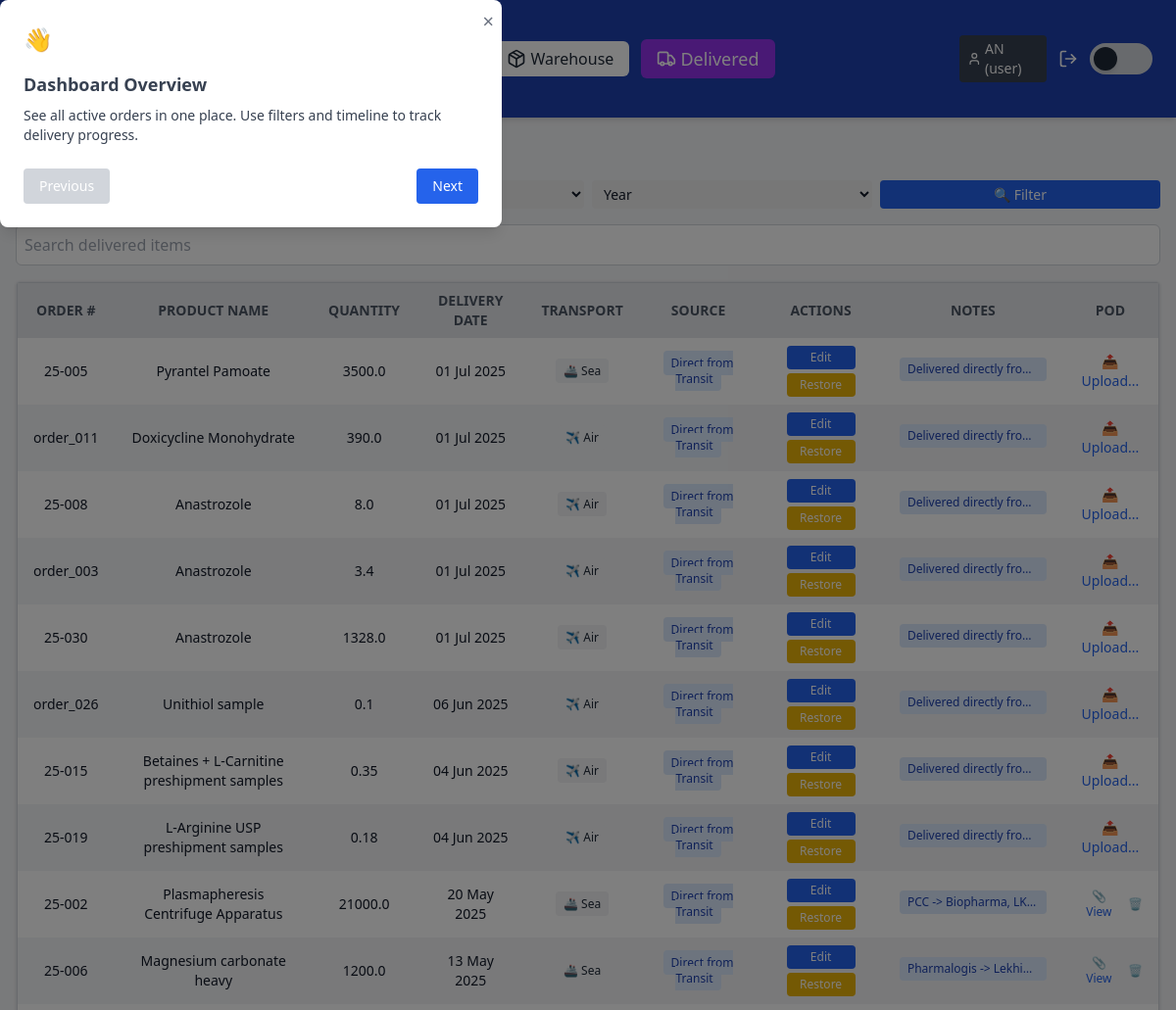
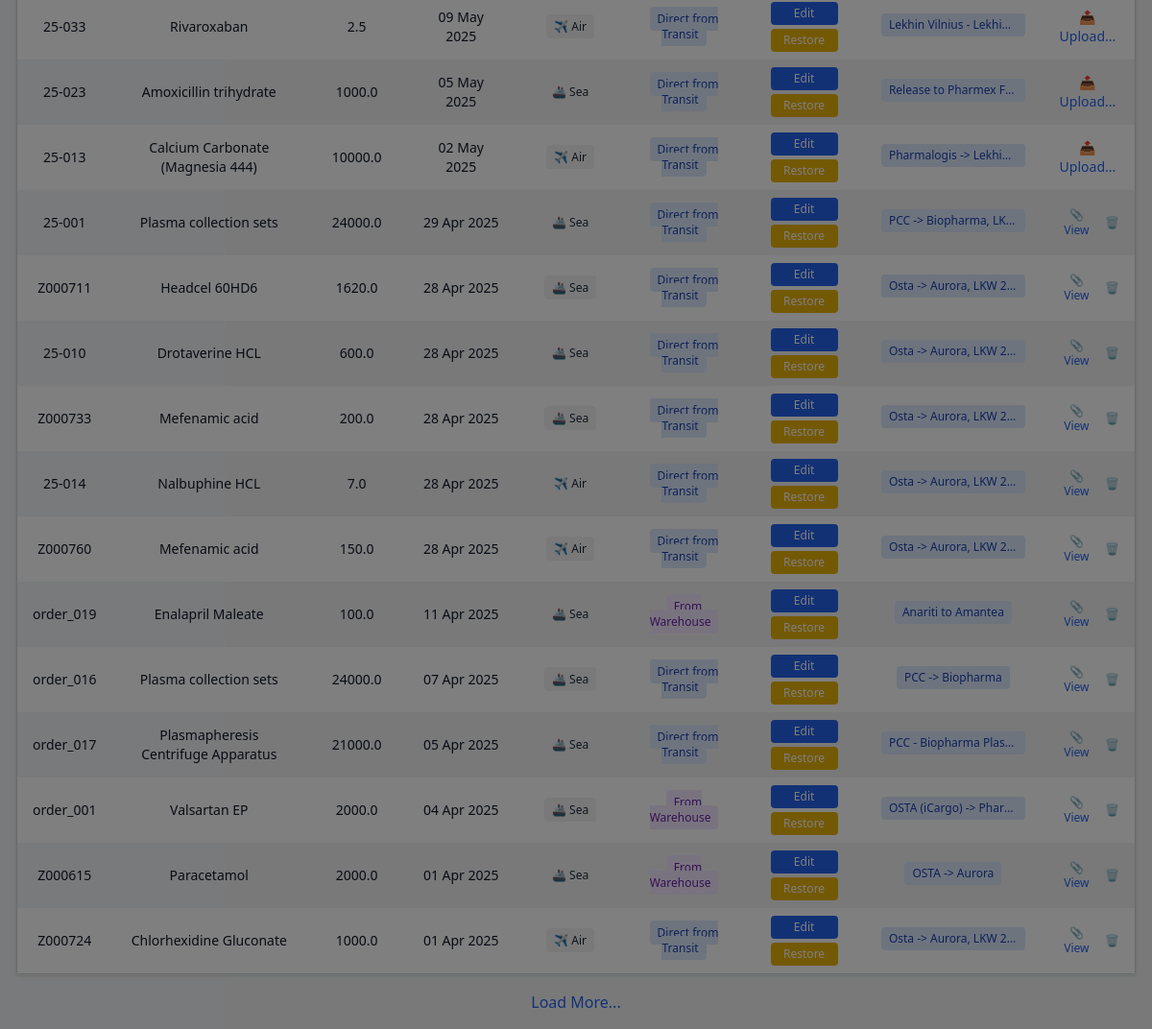
/delivered (signed in), run on the app's committed database (2 pictures, top to bottom).
### app/models.py (models this page shows, shortened)
class User(db.Model):
    id = db.Column(db.Integer, primary_key=True)
    username = db.Column(db.String(100), unique=True, nullable=False)
    password_hash = db.Column(db.String(128))
    role = db.Column(db.String(50), default='user')

class DeliveredGoods(db.Model):
    id = db.Column(db.Integer, primary_key=True)
    user_id = db.Column(db.Integer, db.ForeignKey('user.id'), nullable=False)
    order_number = db.Column(db.String(50), nullable=False)
    product_name = db.Column(db.String(100), nullable=False)
    quantity = db.Column(db.String(50), nullable=False)
    delivery_source = db.Column(db.String(50), nullable=False)
    delivery_date = db.Column(db.String(10), nullable=False)
    transport = db.Column(db.String(20))
    notes = db.Column(db.String(120))
    pod_filename = db.Column(db.String(120))
    warehouse_address = db.Column(db.String(255))
    client = db.Column(db.String(255))
    pos_no = db.Column(db.String(50))
    customer_ref = db.Column(db.String(50))

### app/routes/delivered_routes.py (the view)
@delivered_bp.route('/delivered')
@login_required
def delivered():
    page = request.args.get('page', 1, type=int)
    per_page = 25
    query = DeliveredGoods.query
    if not can_view_all(current_user.role):
        query = query.filter_by(user_id=current_user.id)
    client = request.args.get('client')
    transport = request.args.get('transport')
    month = request.args.get('month')
    year = request.args.get('year')
    if client:
        query = query.filter(DeliveredGoods.client == client)
    if transport:
        query = query.filter(DeliveredGoods.transport == transport)
    if month and year:
        query = query.filter(DeliveredGoods.delivery_date.like(f"{year}-{month.zfill(2)}-%"))
    query = query.order_by(DeliveredGoods.delivery_date.desc())
    pagination = query.paginate(page=page, per_page=per_page)
    reported_order_numbers = {
        ws.order_number
        for ws in WarehouseStock.query.join(StockReportEntry, WarehouseStock.id == StockReportEntry.related_order_id)
    }
    client_names = [r[0] for r in db.session.query(DeliveredGoods.client).distinct().all() if r[0]]
    return render_template(
        'delivered.html',
        delivered_items=pagination.items,
        pagination=pagination,
        reported_order_numbers=reported_order_numbers,
        client_names=client_names
    )

### app/roles.py (called while the page is built)
def can_view_all(role):
    return ROLE_PERMISSIONS.get(role, {}).get('can_view_all', False)

### app/routes/__init__.py (called while the page is built)
def inject_globals():
    return dict(current_user=current_user, current_path=request.path)

### app/templates/delivered.html (shortened to what this page needs)
<!DOCTYPE html>
<html lang="en">
<head>
    <script src="https://cdn.tailwindcss.com"></script>
</head>
<body class="flex flex-col h-screen bg-gray-100 dark:bg-gray-900 text-gray-900 dark:text-gray-100">
    {% include '_navbar.html' %}
    <main class="flex flex-col h-full overflow-hidden p-4">
        <h2 class="text-2xl font-bold mb-4">🚚 Delivered Goods</h2>
        <form method="GET" class="grid grid-cols-2 sm:grid-cols-4 gap-2 mb-4 text-sm">
            <select name="year" class="rounded px-2 py-1 dark:bg-gray-800">
                <option value="">Year</option>
            </select>
            <button type="submit"
                class="col-span-2 sm:col-span-1 bg-blue-600 text-white px-3 py-1 rounded hover:bg-blue-700">🔍
                Filter</button>
        </form>
        <div class="mb-4">
            <input type="text" id="search-delivered" placeholder="Search delivered items"
                class="w-full p-2 rounded-md border border-gray-300 focus:outline-none focus:ring-2 focus:ring-blue-400 bg-white dark:bg-gray-800 dark:border-gray-600 dark:text-gray-200" />
        </div>
        <div class="flex-1 overflow-y-auto border rounded shadow w-full">
            <table id="delivered-table"
                class="w-full table-auto bg-white dark:bg-gray-900 border border-gray-300 dark:border-gray-700 text-sm">
                <thead class="sticky top-0 z-10 bg-gray-200 dark:bg-gray-800">
                    <tr class="text-center text-xs sm:text-sm text-gray-600 dark:text-gray-300 uppercase">
                        <th class="px-4 py-2 cursor-pointer" data-sort="order_number">Order # </th>
                        <th class="px-4 py-2 cursor-pointer" data-sort="product_name">Product Name </th>
                        <th class="px-4 py-2 cursor-pointer" data-sort="quantity">Quantity </th>
                        <th class="px-4 py-2 cursor-pointer" data-sort="delivery_date">Delivery Date </th>
                        <th class="px-4 py-2 cursor-pointer" data-sort="transport">Transport </th>
                        <th class="px-4 py-2">Source</th>
                        <th class="px-4 py-2">Actions</th>
                        <th class="px-4 py-2">Notes</th>
                        <th class="px-4 py-2">POD</th>
                    </tr>
                </thead>
                <tbody>
                    {% for item in delivered_items %}
                    <tr
                        class="text-center even:bg-gray-100 dark:even:bg-gray-800 hover:bg-blue-50 dark:hover:bg-gray-700">
                        <td class="px-4 py-2">{{ item.order_number }}</td>
                        <td class="px-4 py-2">{{ item.product_name }}</td>
                        <td class="px-4 py-2">{{ item.quantity }}</td>
                        <td class="px-4 py-2" data-key="delivery_date" data-sort-value="{{ item.delivery_date }}">
                            {{ item.delivery_date | format_date }}
                        </td>
                        <td class="px-4 py-2 text-xs">
                            {% if item.transport == 'air' %}<span class="bg-gray-100 text-gray-800 px-2 py-1 rounded">✈️
                                Air</span>
                            {% elif item.transport == 'sea' %}<span
                                class="bg-gray-100 text-gray-800 px-2 py-1 rounded">🚢 Sea</span>
                            {% elif item.transport == 'truck' %}<span
                                class="bg-gray-100 text-gray-800 px-2 py-1 rounded">🚚 Truck</span>
                            {% else %}—{% endif %}
                        </td>
                        <td class="px-4 py-2 text-xs">
                            {% if item.delivery_source == 'Direct from Transit' %}<span
                                class="bg-blue-100 text-blue-800 px-2 py-1 rounded">Direct from Transit</span>
                            {% elif item.delivery_source == 'From Warehouse' %}<span
                                class="bg-purple-100 text-purple-800 px-2 py-1 rounded">From Warehouse</span>
                            {% else %}<span class="bg-gray-100 text-gray-800 px-2 py-1 rounded">—</span>
                            {% endif %}
                        </td>
                        <td class="px-4 py-2 space-y-1">
                            {% if current_user.role != 'superuser' %}
                            <a href="{{ url_for('delivered.edit_delivered', item_id=item.id) }}"
                                class="inline-block bg-blue-600 hover:bg-blue-700 text-white px-3 py-1 text-xs rounded min-w-[70px]">Edit</a>
                            <form method="POST"
                                action="{{ url_for('restore.restore_from_delivered', item_id=item.id) }}"
                                class="inline">
                                <button type="submit"
                                    class="bg-yellow-500 hover:bg-yellow-600 text-white px-3 py-1 text-xs rounded min-w-[70px] mt-1">Restore</button>
                            </form>
                            {% endif %}
                        </td>
                        <td class="px-4 py-2">
                            {% if item.notes %}
                            <span title="{{ item.notes }}"
                                class="bg-blue-100 text-blue-800 text-xs px-2 py-1 rounded whitespace-nowrap max-w-[150px] overflow-hidden text-ellipsis inline-block">
                                {{ item.notes[:30] }}{% if item.notes|length > 30 %}...{% endif %}
                            </span>
                            {% else %}—{% endif %}
                        </td>
                        <td class="px-4 py-2 text-xs text-center">
                            {% if current_user.role != 'superuser' %}
                            {% if item.pod_filename %}
                            <div class="flex items-center justify-center space-x-2">
                                <a href="{{ url_for('upload.view_pod', filename=item.pod_filename) }}" target="_blank"
                                    class="text-blue-600 hover:underline">📎 View</a>
                                <form method="POST" action="{{ url_for('upload.delete_pod', item_id=item.id) }}">
                                    <button type="submit" class="text-red-500 hover:underline"
                                        title="Delete POD">🗑️</button>
                                </form>
                            </div>
                            {% else %}
                            <form method="POST" action="{{ url_for('upload.upload_pod', item_id=item.id) }}"
                                enctype="multipart/form-data" class="flex flex-col items-center space-y-1">
                                <label for="pod-{{ item.id }}"
                                    class="cursor-pointer text-blue-600 text-sm hover:underline relative">📤
                                    Upload...</label>
                            </form>
                            {% endif %}
                            {% endif %}
                        </td>
                    </tr>
                    {% endfor %}
                </tbody>
            </table>
        </div>
        {% set args = request.args.to_dict() if request.args else {} %}
        {% set filtered_args = args.copy() %}
        {% if 'page' in filtered_args %}{% set _ = filtered_args.pop('page') %}{% endif %}
        <a href="{{ url_for('delivered.delivered', page=pagination.next_num, **filtered_args) }}"
            class="block mt-4 text-center text-blue-600 hover:underline font-medium">
            Load More...
        </a>
    </main>
</body>
</html>

### app/templates/_navbar.html (shortened to what this page needs)
<header
  class="sticky top-0 z-50 flex justify-between items-center px-4 sm:px-6 py-2 sm:py-3 bg-blue-800 text-white shadow-md">
  <div class="flex items-center space-x-3">
    <h1 class="text-base sm:text-2xl font-semibold">Supply Tracker Dashboard</h1>
    <a href="{{ url_for('onboarding.show_onboarding') }}"
      class="ml-4 px-3 py-1.5 bg-blue-600 text-white text-sm rounded hover:bg-blue-700 transition flex items-center gap-1">
    </a>
  </div>
  <div class="flex items-center space-x-2 sm:space-x-3">
    <a href="{{ url_for('dashboard.dashboard') }}" class="px-4 py-1.5 rounded-md font-medium transition-all duration-200 flex items-center gap-1
       {{ 'bg-yellow-500 text-white text-lg font-bold' if current_path.startswith(url_for('dashboard.dashboard')) else 'bg-white text-gray-800 dark:bg-gray-700 dark:text-white' }}
       hover:bg-opacity-80 hover:shadow-md">
    </a>
    <a href="{{ url_for('warehouse.warehouse') }}" class="px-4 py-1.5 rounded-md font-medium transition-all duration-200 flex items-center gap-1
       {{ 'bg-blue-600 text-white text-lg font-bold' if current_path.startswith(url_for('warehouse.warehouse')) else 'bg-white text-gray-800 dark:bg-gray-700 dark:text-white' }}
       hover:bg-opacity-80 hover:shadow-md">
      <i data-lucide="package" class="w-5 h-5"></i>
      Warehouse
    </a>
    <a href="{{ url_for('delivered.delivered') }}" class="px-4 py-1.5 rounded-md font-medium transition-all duration-200 flex items-center gap-1
       {{ 'bg-purple-600 text-white text-lg font-bold' if current_path.startswith(url_for('delivered.delivered')) else 'bg-white text-gray-800 dark:bg-gray-700 dark:text-white' }}
       hover:bg-opacity-80 hover:shadow-md">
      <i data-lucide="truck" class="w-5 h-5"></i>
      Delivered
    </a>
    <span class="ml-4 px-2 py-1 rounded bg-gray-700 text-white text-sm flex items-center gap-1">
      <i data-lucide="user" class="w-4 h-4"></i>
      {{ current_user.username }} ({{ current_user.role }})
    </span>
    <a href="{{ url_for('auth.logout') }}" title="Logout" class="text-white hover:text-red-400 ml-1">
      <i data-lucide="log-out" class="w-5 h-5"></i>
    </a>
    <button id="dark-mode-toggle"
      class="relative inline-flex items-center h-5 w-10 sm:h-8 sm:w-16 rounded-full transition-colors duration-300 focus:outline-none flex-shrink-0"
      aria-label="Toggle dark mode">
      <span id="dark-mode-track"
        class="absolute inset-0 h-5 w-10 sm:h-8 sm:w-16 rounded-full bg-gray-300 dark:bg-gray-700 transition-colors duration-300"></span>
      <span id="dark-mode-thumb"
        class="absolute left-1 top-1 h-3 w-3 sm:h-6 sm:w-6 rounded-full bg-gray-800 dark:bg-gray-100 transform transition-transform duration-300 shadow-md dark:shadow-white/50 dark:translate-x-5 sm:dark:translate-x-8"></span>
    </button>
  </div>
  <div id="tourModal" class="fixed inset-0 bg-black bg-opacity-50 hidden z-50 items-center justify-center">
    <div class="bg-white dark:bg-gray-800 p-6 rounded-lg max-w-lg w-full shadow-lg relative">
      <button id="closeTourBtn"
        class="absolute top-2 right-2 text-gray-500 hover:text-gray-800 dark:hover:text-white text-xl">&times;</button>
      <h2 class="text-2xl font-bold mb-4">👋 Welcome to Supply Tracker!</h2>
      <div id="tourStepContent" class="text-sm text-gray-700 dark:text-gray-300 space-y-2"></div>
      <div class="mt-6 flex justify-between">
        <button id="prevStepBtn" class="px-4 py-2 bg-gray-300 dark:bg-gray-700 rounded text-sm"
          disabled>Previous</button>
        <button id="nextStepBtn" class="px-4 py-2 bg-blue-600 text-white rounded text-sm">Next</button>
      </div>
    </div>
  </div>
</header>

### data on the page
User: username "AN", role "user"
DeliveredGoods: order_number "25-005", product_name "Pyrantel Pamoate", quantity "3500.0", delivery_date "01 Jul 2025", transport "🚢 Sea", shows "Direct from Transit", notes "Delivered directly fro…"
DeliveredGoods: order_number "order_011", product_name "Doxicycline Monohydrate", quantity "390.0", delivery_date "01 Jul 2025", transport "✈️ Air", shows "Direct from Transit", notes "Delivered directly fro…"
DeliveredGoods: order_number "25-008", product_name "Anastrozole", quantity "8.0", delivery_date "01 Jul 2025", transport "✈️ Air", shows "Direct from Transit", notes "Delivered directly fro…"
DeliveredGoods: order_number "order_003", product_name "Anastrozole", quantity "3.4", delivery_date "01 Jul 2025", transport "✈️ Air", shows "Direct from Transit", notes "Delivered directly fro…"
DeliveredGoods: order_number "25-030", product_name "Anastrozole", quantity "1328.0", delivery_date "01 Jul 2025", transport "✈️ Air", shows "Direct from Transit", notes "Delivered directly fro…"
DeliveredGoods: order_number "order_026", product_name "Unithiol sample", quantity "0.1", delivery_date "06 Jun 2025", transport "✈️ Air", shows "Direct from Transit", notes "Delivered directly fro…"
DeliveredGoods: order_number "25-015", product_name "Betaines + L-Carnitine preshipment samples", quantity "0.35", delivery_date "04 Jun 2025", transport "✈️ Air", shows "Direct from Transit", notes "Delivered directly fro…"
DeliveredGoods: order_number "25-019", product_name "L-Arginine USP preshipment samples", quantity "0.18", delivery_date "04 Jun 2025", transport "✈️ Air", shows "Direct from Transit", notes "Delivered directly fro…"
DeliveredGoods: order_number "25-002", product_name "Plasmapheresis Centrifuge Apparatus", quantity "21000.0", delivery_date "20 May 2025", transport "🚢 Sea", shows "Direct from Transit", notes "PCC -> Biopharma, LK…"
DeliveredGoods: order_number "25-006", product_name "Magnesium carbonate heavy", quantity "1200.0", delivery_date "13 May 2025", transport "🚢 Sea", shows "Direct from Transit", notes "Pharmalogis -> Lekhi…"
DeliveredGoods: order_number "25-033", product_name "Rivaroxaban", quantity "2.5", delivery_date "09 May 2025", transport "✈️ Air", shows "Direct from Transit", notes "Lekhin Vilnius - Lekhi…"
DeliveredGoods: order_number "25-023", product_name "Amoxicillin trihydrate", quantity "1000.0", delivery_date "05 May 2025", transport "🚢 Sea", shows "Direct from Transit", notes "Release to Pharmex F…"
DeliveredGoods: order_number "25-013", product_name "Calcium Carbonate (Magnesia 444)", quantity "10000.0", delivery_date "02 May 2025", transport "✈️ Air", shows "Direct from Transit", notes "Pharmalogis -> Lekhi…"
DeliveredGoods: order_number "25-001", product_name "Plasma collection sets", quantity "24000.0", delivery_date "29 Apr 2025", transport "🚢 Sea", shows "Direct from Transit", notes "PCC -> Biopharma, LK…"
DeliveredGoods: order_number "Z000711", product_name "Headcel 60HD6", quantity "1620.0", delivery_date "28 Apr 2025", transport "🚢 Sea", shows "Direct from Transit", notes "Osta -> Aurora, LKW 2…"
DeliveredGoods: order_number "25-010", product_name "Drotaverine HCL", quantity "600.0", delivery_date "28 Apr 2025", transport "🚢 Sea", shows "Direct from Transit", notes "Osta -> Aurora, LKW 2…"
DeliveredGoods: order_number "Z000733", product_name "Mefenamic acid", quantity "200.0", delivery_date "28 Apr 2025", transport "🚢 Sea", shows "Direct from Transit", notes "Osta -> Aurora, LKW 2…"
DeliveredGoods: order_number "25-014", product_name "Nalbuphine HCL", quantity "7.0", delivery_date "28 Apr 2025", transport "✈️ Air", shows "Direct from Transit", notes "Osta -> Aurora, LKW 2…"
DeliveredGoods: order_number "Z000760", product_name "Mefenamic acid", quantity "150.0", delivery_date "28 Apr 2025", transport "✈️ Air", shows "Direct from Transit", notes "Osta -> Aurora, LKW 2…"
DeliveredGoods: order_number "order_019", product_name "Enalapril Maleate", quantity "100.0", delivery_date "11 Apr 2025", transport "🚢 Sea", delivery_source "From Warehouse", notes "Anariti to Amantea"
DeliveredGoods: order_number "order_016", product_name "Plasma collection sets", quantity "24000.0", delivery_date "07 Apr 2025", transport "🚢 Sea", shows "Direct from Transit", notes "PCC -> Biopharma"
DeliveredGoods: order_number "order_017", product_name "Plasmapheresis Centrifuge Apparatus", quantity "21000.0", delivery_date "05 Apr 2025", transport "🚢 Sea", shows "Direct from Transit", notes "PCC - Biopharma Plas…"
DeliveredGoods: order_number "order_001", product_name "Valsartan EP", quantity "2000.0", delivery_date "04 Apr 2025", transport "🚢 Sea", delivery_source "From Warehouse", notes "OSTA (iCargo) -> Phar…"
DeliveredGoods: order_number "Z000615", product_name "Paracetamol", quantity "2000.0", delivery_date "01 Apr 2025", transport "🚢 Sea", delivery_source "From Warehouse", notes "OSTA -> Aurora"
DeliveredGoods: order_number "Z000724", product_name "Chlorhexidine Gluconate", quantity "1000.0", delivery_date "01 Apr 2025", transport "✈️ Air", shows "Direct from Transit", notes "Osta -> Aurora, LKW 2…"
